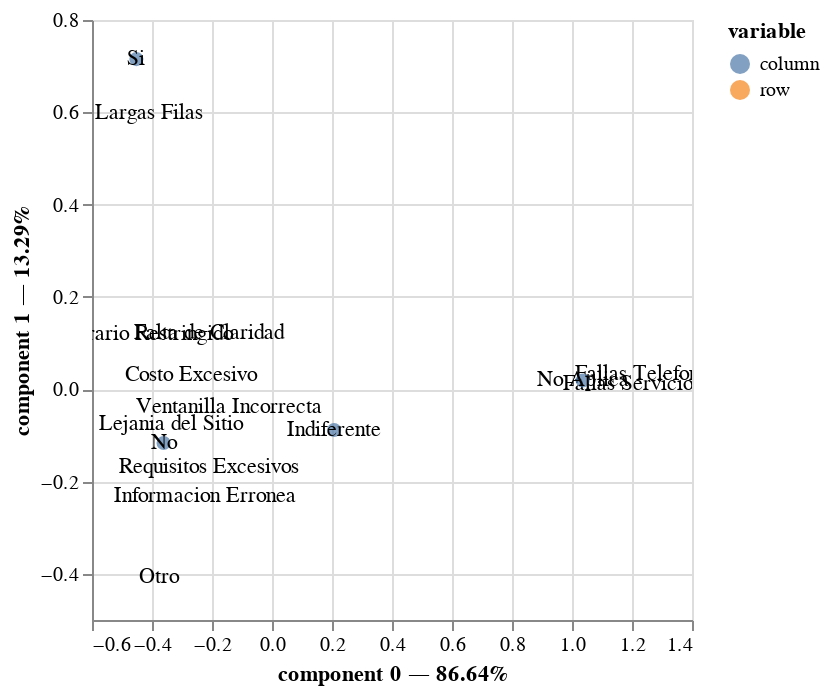

The notebook cell saved with this chart:
### Markdown cell above
Las dos primeras componentes explican más del **95% de la varianza total**.

### Code cell
ca.plot(contingency_table_issues_related_services_updated, x_component = 0, y_component = 1, show_row_markers = False,
        show_column_markers = True, show_row_labels = True, show_column_labels =True)

### Figure 1 — Vega specification as saved in the notebook (floating-point values rounded to 4 significant figures)
{"$schema": "https://vega.github.io/schema/vega/v5.json", "data": [{"name": "param_22_store"}, {"name": "source_0", "values": [{"component 0": -0.4091, "component 1": 0.5991, "value": "Largas Filas", "variable": "row"}, {"component 0": -0.2103, "component 1": 0.1222, "value": "Falta de Claridad", "variable": "row"}, {"component 0": -0.2105, "component 1": -0.1681, "value": "Requisitos Excesivos", "variable": "row"}, {"component 0": -0.1424, "component 1": -0.03743, "value": "Ventanilla Incorrecta", "variable": "row"}, {"component 0": -0.224, "component 1": -0.2312, "value": "Informacion Erronea", "variable": "row"}, {"component 0": 1.273, "component 1": 0.03308, "value": "Fallas Telefonicas", "variable": "row"}, {"component 0": 1.324, "component 1": 0.01224, "value": "Fallas Servicio en Linea", "variable": "row"}, {"component 0": -0.3382, "component 1": -0.07509, "value": "Lejania del Sitio", "variable": "row"}, {"component 0": -0.2703, "component 1": 0.0315, "value": "Costo Excesivo", "variable": "row"}, {"component 0": -0.4156, "component 1": 0.12, "value": "Horario Restringido", "variable": "row"}, {"component 0": -0.3764, "component 1": -0.4062, "value": "Otro", "variable": "row"}]}, {"name": "source_1", "values": [{"component 0": -0.4091, "component 1": 0.5991, "label": "Largas Filas"}, {"component 0": -0.2103, "component 1": 0.1222, "label": "Falta de Claridad"}, {"component 0": -0.2105, "component 1": -0.1681, "label": "Requisitos Excesivos"}, {"component 0": -0.1424, "component 1": -0.03743, "label": "Ventanilla Incorrecta"}, {"component 0": -0.224, "component 1": -0.2312, "label": "Informacion Erronea"}, {"component 0": 1.273, "component 1": 0.03308, "label": "Fallas Telefonicas"}, {"component 0": 1.324, "component 1": 0.01224, "label": "Fallas Servicio en Linea"}, {"component 0": -0.3382, "component 1": -0.07509, "label": "Lejania del Sitio"}, {"component 0": -0.2703, "component 1": 0.0315, "label": "Costo Excesivo"}, {"component 0": -0.4156, "component 1": 0.12, "label": "Horario Restringido"}, {"component 0": -0.3764, "component 1": -0.4062, "label": "Otro"}]}, {"name": "source_2", "values": [{"component 0": -0.452, "component 1": 0.7153, "value": "Si", "variable": "column"}, {"component 0": -0.3613, "component 1": -0.1166, "value": "No", "variable": "column"}, {"component 0": 1.035, "component 1": 0.01892, "value": "No Aplica", "variable": "column"}, {"component 0": 0.207, "component 1": -0.08841, "value": "Indiferente", "variable": "column"}]}, {"name": "source_3", "values": [{"component 0": -0.452, "component 1": 0.7153, "label": "Si"}, {"component 0": -0.3613, "component 1": -0.1166, "label": "No"}, {"component 0": 1.035, "component 1": 0.01892, "label": "No Aplica"}, {"component 0": 0.207, "component 1": -0.08841, "label": "Indiferente"}]}, {"name": "source_0_color_domain_variable_0", "values": [{"variable": "row"}]}, {"name": "source_2_color_domain_variable_1", "values": [{"variable": "column"}]}], "signals": [{"name": "unit", "value": {}, "on": [{"events": "pointermove", "update": "isTuple(group()) ? group() : unit"}]}, {"name": "param_22", "update": "vlSelectionResolve(\"param_22_store\", \"union\")"}, {"name": "param_22_component_0", "on": [{"events": [{"source": "view", "type": "dblclick"}], "update": "null"}, {"events": {"signal": "param_22_translate_delta"}, "update": "panLinear(param_22_translate_anchor.extent_x, -param_22_translate_delta.x / width)"}, {"events": {"signal": "param_22_zoom_delta"}, "update": "zoomLinear(domain(\"x\"), param_22_zoom_anchor.x, param_22_zoom_delta)"}]}, {"name": "param_22_component_1", "on": [{"events": [{"source": "view", "type": "dblclick"}], "update": "null"}, {"events": {"signal": "param_22_translate_delta"}, "update": "panLinear(param_22_translate_anchor.extent_y, param_22_translate_delta.y / height)"}, {"events": {"signal": "param_22_zoom_delta"}, "update": "zoomLinear(domain(\"y\"), param_22_zoom_anchor.y, param_22_zoom_delta)"}]}, {"name": "param_22_tuple", "on": [{"events": [{"signal": "param_22_component_0 || param_22_component_1"}], "update": "param_22_component_0 && param_22_component_1 ? {unit: \"view_21\", fields: param_22_tuple_fields, values: [param_22_component_0,param_22_component_1]} : null"}]}, {"name": "param_22_tuple_fields", "value": [{"field": "component 0", "channel": "x", "type": "R"}, {"field": "component 1", "channel": "y", "type": "R"}]}, {"name": "param_22_translate_anchor", "value": {}, "on": [{"events": [{"source": "scope", "type": "pointerdown"}], "update": "{x: x(unit), y: y(unit), extent_x: domain(\"x\"), extent_y: domain(\"y\")}"}]}, {"name": "param_22_translate_delta", "value": {}, "on": [{"events": [{"source": "window", "between": [{"source": "scope", "type": "pointerdown"}, {"source": "window", "type": "pointerup"}], "consume": true, "type": "pointermove"}], "update": "{x: param_22_translate_anchor.x - x(unit), y: param_22_translate_anchor.y - y(unit)}"}]}, {"name": "param_22_zoom_anchor", "on": [{"events": [{"source": "scope", "type": "wheel", "consume": true}], "update": "{x: invert(\"x\", x(unit)), y: invert(\"y\", y(unit))}"}]}, {"name": "param_22_zoom_delta", "on": [{"events": [{"source": "scope", "consume": true, "type": "wheel"}], "update": "pow(1.001, event.deltaY * pow(16, event.deltaMode))", "force": true}]}, {"name": "param_22_modify", "on": [{"events": {"signal": "param_22_tuple"}, "update": "modify(\"param_22_store\", param_22_tuple, true)"}]}], "marks": [{"type": "symbol", "name": "view_21_marks", "from": {"data": "source_0"}, "encode": {"update": {"opacity": {"value": 0.7}, "y": {"field": "component 1", "scale": "y"}, "size": {"value": 0}, "fill": {"field": "variable", "scale": "color"}, "shape": {"value": "circle"}, "x": {"field": "component 0", "scale": "x"}, "tooltip": {"signal": "{\"variable\": isValid(datum[\"variable\"]) ? datum[\"variable\"] : \"\"+datum[\"variable\"], \"value\": isValid(datum[\"value\"]) ? datum[\"value\"] : \"\"+datum[\"value\"], \"component 0\": format(datum[\"component 0\"], \"\"), \"component 1\": format(datum[\"component 1\"], \"\")}"}}}, "style": ["circle"], "clip": true, "interactive": true}, {"type": "text", "name": "layer_1_marks", "from": {"data": "source_1"}, "encode": {"update": {"text": {"signal": "isValid(datum[\"label\"]) ? datum[\"label\"] : \"\"+datum[\"label\"]"}, "align": {"value": "center"}, "baseline": {"value": "middle"}, "y": {"field": "component 1", "scale": "y"}, "x": {"field": "component 0", "scale": "x"}, "fill": {"value": "black"}}}, "interactive": false, "clip": true, "style": ["text"]}, {"type": "symbol", "name": "layer_2_marks", "from": {"data": "source_2"}, "encode": {"update": {"y": {"field": "component 1", "scale": "y"}, "size": {"value": 50}, "x": {"field": "component 0", "scale": "x"}, "fill": {"field": "variable", "scale": "color"}, "opacity": {"value": 0.7}, "shape": {"value": "circle"}, "tooltip": {"signal": "{\"variable\": isValid(datum[\"variable\"]) ? datum[\"variable\"] : \"\"+datum[\"variable\"], \"value\": isValid(datum[\"value\"]) ? datum[\"value\"] : \"\"+datum[\"value\"], \"component 0\": format(datum[\"component 0\"], \"\"), \"component 1\": format(datum[\"component 1\"], \"\")}"}}}, "clip": true, "style": ["circle"], "interactive": true}, {"type": "text", "name": "layer_3_marks", "from": {"data": "source_3"}, "encode": {"update": {"y": {"field": "component 1", "scale": "y"}, "align": {"value": "center"}, "x": {"field": "component 0", "scale": "x"}, "fill": {"value": "black"}, "text": {"signal": "isValid(datum[\"label\"]) ? datum[\"label\"] : \"\"+datum[\"label\"]"}, "baseline": {"value": "middle"}}}, "clip": true, "style": ["text"], "interactive": false}], "scales": [{"name": "x", "type": "linear", "domain": {"fields": [{"data": "source_0", "field": "component 0"}, {"data": "source_1", "field": "component 0"}, {"data": "source_2", "field": "component 0"}, {"data": "source_3", "field": "component 0"}]}, "range": [0, {"signal": "width"}], "domainRaw": {"signal": "param_22[\"component 0\"]"}, "nice": true, "zero": false}, {"name": "y", "type": "linear", "domain": {"fields": [{"data": "source_0", "field": "component 1"}, {"data": "source_1", "field": "component 1"}, {"data": "source_2", "field": "component 1"}, {"data": "source_3", "field": "component 1"}]}, "range": [{"signal": "height"}, 0], "nice": true, "zero": false, "domainRaw": {"signal": "param_22[\"component 1\"]"}}, {"name": "color", "type": "ordinal", "domain": {"fields": [{"data": "source_0_color_domain_variable_0", "field": "variable"}, {"data": "source_2_color_domain_variable_1", "field": "variable"}], "sort": true}, "range": "category"}], "axes": [{"scale": "x", "aria": false, "minExtent": 0, "orient": "bottom", "maxExtent": 0, "zindex": 0, "grid": true, "gridScale": "y", "tickCount": {"signal": "ceil(width/40)"}, "domain": false, "ticks": false, "labels": false}, {"scale": "y", "grid": true, "domain": false, "minExtent": 0, "tickCount": {"signal": "ceil(height/40)"}, "maxExtent": 0, "labels": false, "zindex": 0, "ticks": false, "orient": "left", "aria": false, "gridScale": "x"}, {"scale": "x", "title": "component 0 — 86.64%", "grid": false, "labelFlush": true, "labelOverlap": true, "tickCount": {"signal": "ceil(width/40)"}, "orient": "bottom", "zindex": 0}, {"scale": "y", "grid": false, "orient": "left", "zindex": 0, "tickCount": {"signal": "ceil(height/40)"}, "labelOverlap": true, "title": "component 1 — 13.29%"}], "height": 300, "legends": [{"fill": "color", "symbolType": "circle", "title": "variable", "encode": {"symbols": {"update": {"opacity": {"value": 0.7}}}}}], "width": 300, "padding": 5, "style": "cell", "background": "white"}
